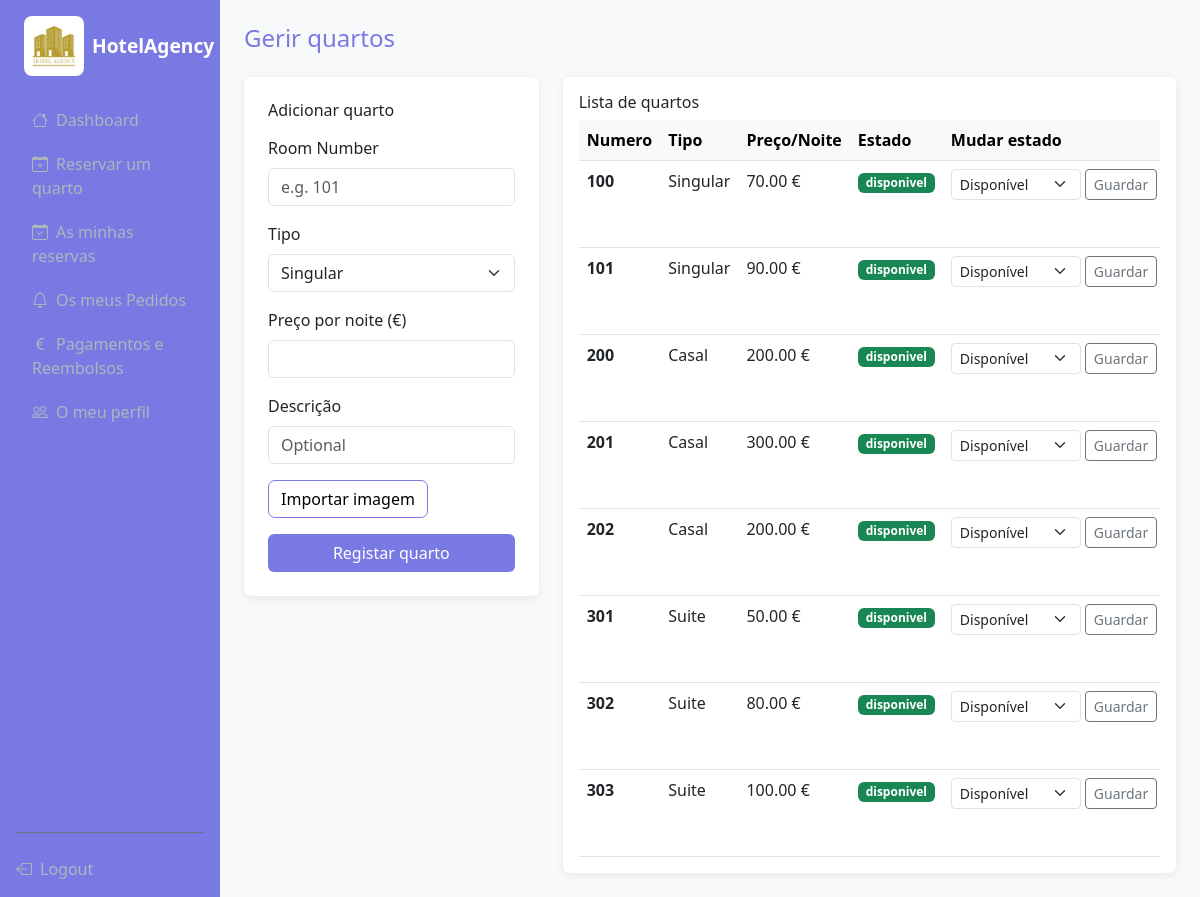
The app's page /admin/rooms (signed in) with its own data.
### models.py (models this page shows)
class Quarto(db.Model):
    __tablename__ = "quarto"
    id = db.Column(db.Integer, primary_key=True)
    numero = db.Column(db.Integer, unique=True, nullable=False)
    tipo = db.Column(db.String(20), nullable=False)
    preco_base = db.Column(db.Float, nullable=False)
    imagem = db.Column(db.String(200))
    estado = db.Column(db.Enum(EstadoQuarto), nullable=False, default=EstadoQuarto.disponivel)
    descricao = db.Column(db.String(300))
    classificacao=db.Column(db.Float,nullable=False,default=0)
    reservas = db.relationship("Reserva", back_populates="quarto", lazy=True)

### routes/admin.py (the view)
@admin_bp.route('/rooms')
@login_required
def rooms():
    all_rooms = Quarto.query.order_by(Quarto.numero).all()
    for quarto in all_rooms:
        quarto.imagem_listagem = _imagem_listagem(quarto)
    return render_template('admin/rooms.html', rooms=all_rooms)

### routes/admin.py (called while the page is built)
def _imagem_listagem(espaco):
    imagem = espaco.imagem or current_app.config["ESPACO_IMAGEM_DEFAULT"]
    caminho_imagem = os.path.join(current_app.static_folder, imagem.replace("/", os.sep))
    if not os.path.exists(caminho_imagem):
        return current_app.config["ESPACO_IMAGEM_DEFAULT"]
    return imagem

### templates/admin/rooms.html (shortened to what this page needs)
{% extends 'base.html' %}
{% block content %}
<h4 class="mb-4" style="color: #7979e3;">Gerir quartos</h4>
<div class="row g-4">
    <div class="col-md-4">
        <div class="card p-4">
            <h6 class="mb-3">Adicionar quarto</h6>
            <form method="POST" action="{{ url_for('admin.add_room') }}" enctype="multipart/form-data">
                <div class="mb-3">
                    <label class="form-label">Room Number</label>
                    <input type="number" name="number" class="form-control" placeholder="e.g. 101" required>
                </div>
                <div class="mb-3">
                    <label class="form-label">Tipo</label>
                    <select name="type" class="form-select" required>
                        <option value="singular">Singular</option>
                    </select>
                </div>
                <div class="mb-3">
                    <label class="form-label">Preço por noite (€)</label>
                    <input type="number" name="price" class="form-control" step="0.01" min="1" required>
                </div>
                <div class="mb-3">
                    <label class="form-label">Descrição</label>
                    <input type="text" name="description" class="form-control" placeholder="Optional">
                </div>
            <div class="mb-3">
              <label for="imagem"  class="custom-file-upload">Importar imagem</label>
            </div>
                <button type="submit" class="btn btn w-100" style="background-color:#7979e3;color:white">Registar quarto</button>
            </form>
        </div>
    </div>
    <div class="col-md-8">
        <div class="card p-3">
            <div class="d-flex justify-content-between align-items-center flex-wrap gap-2 mb-2">
                <h6 class="mb-0">Lista de quartos</h6>
            </div>
            <div class="table-responsive">
                <table class="table table-hover mb-0" >
                    <thead class="table-light">
                        <tr><th>Numero</th><th>Tipo</th><th>Preço/Noite</th><th>Estado</th><th data-sortable="false">Mudar estado</th><th data-sortable="false">Ações</th></tr>
                    </thead>
                    <tbody>
                    {% for room in rooms %}
                    <tr>
                        <td><strong>{{ room.numero }}</strong></td>
                        <td>{{ room.tipo.title() }}</td>
                        <td>{{ "%.2f"|format(room.preco_base) }} €</td>
                        <td>
                            <span class="badge bg-{{ 'success' if room.estado.value == 'disponivel' else 'danger' if room.estado.value == 'ocupado' else 'warning text-dark' }}">
                                {{ room.estado.value }}
                            </span>
                        </td>
                        <td>
                            <form method="POST" action="{{ url_for('admin.update_room_status', room_id=room.id) }}" class="d-flex gap-1">
                                <select name="estado" class="form-select form-select-sm" style="width:130px">
                                    <option value="disponivel" {{ 'selected' if room.estado.value=='disponivel' }}>Disponível</option>
                                </select>
                                <button class="btn btn-sm btn-outline-secondary" type="submit">Guardar</button>
                            </form>
                        </td>
                    </tr>
                    {% else %}
                    <tr data-empty-row="true"><td colspan="6" class="text-muted text-center p-3">Sem quartos ainda. Registe um.</td></tr>
                    {% endfor %}
                    </tbody>
                </table>
            </div>
        </div>
    </div>
</div>
{% endblock %}

### static/css/base.css (style rules this page uses)
.card { border: none; box-shadow: 0 2px 8px rgba(0,0,0,0.08); }
.table thead th { white-space: nowrap; }
:root { --auth-bg: #f6f1e8; --auth-surface: rgba(255, 252, 247, 0.92); --auth-surface-strong: #fffaf2; --auth-border: rgba(86, 71, 52, 0.12); --auth-text: #2f261e; --auth-muted: #6c6259; --auth-accent: #d88b74; --auth-accent-hover: #c6775f; --auth-accent-soft: rgba(216, 139, 116, 0.16); --auth-shadow: 0 22px 55px rgba(69, 54, 40, 0.14); --auth-radius: 28px; --auth-input-radius: 16px; }
* { box-sizing: border-box; }

### templates/admin/rooms.html (style rules this page uses)
.custom-file-upload { border: 1px solid #7979e3; display: inline-block; padding: 6px 12px; cursor: pointer; color: black; border-radius: 7px; }

### records on screen
Quarto: numero "100", tipo "Singular", preco_base "70.00", estado.value "disponivel"
Quarto: numero "101", tipo "Singular", preco_base "90.00", estado.value "disponivel"
Quarto: numero "200", tipo "Casal", preco_base "200.00", estado.value "disponivel"
Quarto: numero "201", tipo "Casal", preco_base "300.00", estado.value "disponivel"
Quarto: numero "202", tipo "Casal", preco_base "200.00", estado.value "disponivel"
Quarto: numero "301", tipo "Suite", preco_base "50.00", estado.value "disponivel"
Quarto: numero "302", tipo "Suite", preco_base "80.00", estado.value "disponivel"
Quarto: numero "303", tipo "Suite", preco_base "100.00", estado.value "disponivel"
